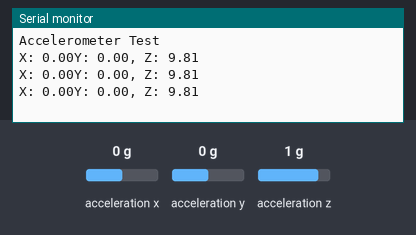
The sketch below on a simulated Arduino Uno, built with avr-gcc and run on an emulated ATmega328P. Parts: the last lines printed to the serial monitor. The test bench sets the inputs (shaded band); at power-on: acceleration x 0 g, acceleration y 0 g, acceleration z 1 g.

Above: at 1.3 s.
1.4 s: acceleration x set to -1.4 g
At 1.9 s:
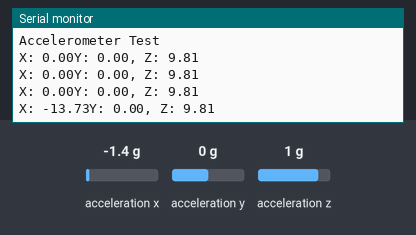
2.9 s: acceleration y set to -1.4 g
At 3.4 s:
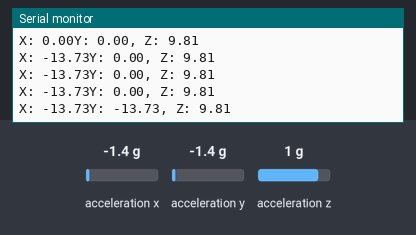
4.4 s: acceleration z set to -1.4 g
At 4.9 s:
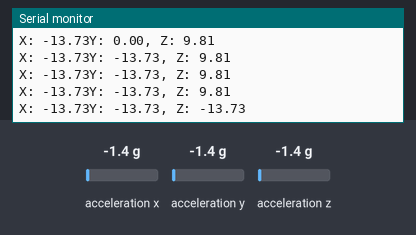

The sketch:

cubeFaceDetection.ino
```cpp
#include <Adafruit_Sensor.h>
#include <Adafruit_ADXL345_U.h>

/* Assign a unique ID to this sensor at the same time */
Adafruit_ADXL345_Unified accel = Adafruit_ADXL345_Unified(12345);

const int CERCLE = 0;
const int DEMI_CERCLE = 1;
const int PETALE = 2;
const int LOSANGE = 3;
const int TRIANGLE = 4;
const int VAGUE = 5;

float X;
float Y;
float Z;

int currentFace;

void setup(void) {
  Serial.begin(9600);
  Serial.println("Accelerometer Test");
  Serial.println("");

  /* Initialise the sensor */
  if(!accel.begin()) {
    /* There was a problem detecting the ADXL345 ... check your connections */
    Serial.println("Ooops, no ADXL345 detected ... Check your wiring!");
    while(1);
  }

  /* Set the range to whatever is appropriate for your project */
  /* Higher values will have a wider measurement range. Lower values will have more sensitivity.*/
  accel.setRange(ADXL345_RANGE_16_G);
}

void loop(void) {
  // Update cube orientation
  updateCubeOrientation();

  // Checks if a new face is really detected and if it is not the same face
  int faceDetected = getFaceDetected();

  if(faceDetected != -1 && faceDetected != currentFace) {
    currentFace = faceDetected;
    sendNewFace(faceDetected);
  }
  delay(500);
}

void updateCubeOrientation() {
  /* Get a new sensor event */
  sensors_event_t event;
  accel.getEvent(&event);

  X = event.acceleration.x;
  Y = event.acceleration.y;
  Z = event.acceleration.z;

  Serial.print("X: "); Serial.print(X); Serial.print("Y: "); Serial.print(Y); Serial.print(", Z: "); Serial.println(Z);
}

int getFaceDetected() {
  int faceDetected = -1;

  // Target Z = 26
  if(Z > 25 && Z < 28) {
    faceDetected = CERCLE;

  // Target Z = 46
  } else if(Z > 45 && Z < 47) {
    faceDetected = DEMI_CERCLE;

  // Target X = -18
  } else if(X > -19 && X < -17) {
     faceDetected = PETALE;

  // Target X = -4
  } else if(X > -5 && X < -3) {
    faceDetected = LOSANGE;

  // Target X = 5
  } else if(X > 4 && X < 6) {
    faceDetected = TRIANGLE;

  // Target X = -9
  } else if(X > -10 && X < -8) {
    faceDetected = VAGUE;
  }
  return faceDetected;
}

void sendNewFace(int newFace) {
  Serial.print("New face detected : ");
  switch(newFace) {
    case(CERCLE):
      Serial.println("CERCLE");
      break;
    case(DEMI_CERCLE):
      Serial.println("DEMI_CERCLE");
      break;
    case(PETALE):
      Serial.println("PETALE");
      break;
    case(LOSANGE):
      Serial.println("LOSANGE");
      break;
    case(TRIANGLE):
      Serial.println("TRIANGLE");
      break;
    case(VAGUE):
      Serial.println("VAGUE");
      break;
    default:
      Serial.println("ERROR");
  }
}
```

Measured:
- after the input at 1.4 s, the serial monitor: prints a new line after 0.11 s (image 1)
- after the input at 2.9 s, the serial monitor: prints a new line after 0.12 s (image 2)
- after the input at 4.4 s, the serial monitor: prints a new line after 0.12 s (image 3)
